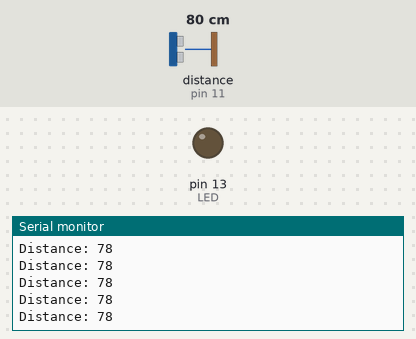
Recording of a sketch running on a simulated Arduino Uno, built with avr-gcc and run on an emulated ATmega328P. Parts: output pins drawn as LEDs (lit = HIGH), the last lines printed to the serial monitor. Wiring (inferred from the names in the program): ultrasonic range finder: trigger pin 12; echo pin 11. The inputs (shaded band) are chosen by the test bench; at power-on: distance to the obstacle (sensor on pin 11) 80 cm. The echo pulse lasts 58.3 µs per cm; pins used as bus, display or sensor lines are not drawn.

Above: at 1.2 s.
1.3 s: distance to the obstacle (sensor on pin 11) set to 2 cm
At 2.0 s:
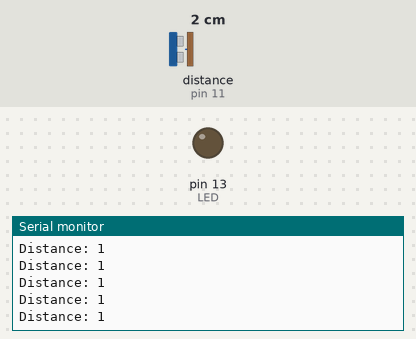
4.3 s: distance to the obstacle (sensor on pin 11) set to 120 cm
At 5.3 s:
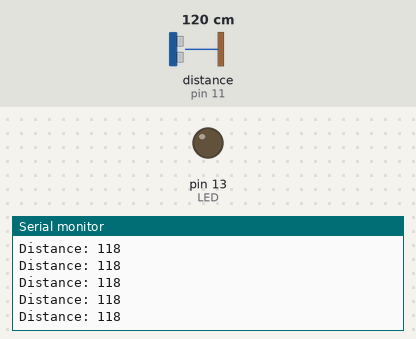
Timing chart, 0 to 7.3 s (numbered marks = the images above; inputs shaded):
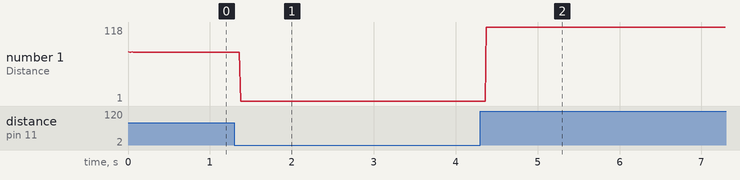

Measured:
- after the input at 1.3 s, the serial monitor: prints a new line after 0.07 s (image 1)
- after the input at 4.3 s, the serial monitor: prints a new line after 0.08 s (image 2)
- plotted number 1: 78 → 1 after the input at 1.3 s, 1 → 118 after the input at 4.3 s

The sketch:

Ultrasonic_Turns_On_LED.ino
```cpp
// This program drives the robot forward until an object is detected
#include <Servo.h>
Servo rightwheel;
Servo leftwheel;

// define variables
const int trigPin = 12;
const int echoPin = 11;
const int LED = 13;

long duration;
int distance;

void setup() {
  pinMode(trigPin, OUTPUT); // Sets trigPin as an Output
  pinMode(echoPin, INPUT); // Sets echoPin as an Input
  Serial.begin(9600); // Starts communication to the serial monitor

  pinMode(LED, OUTPUT);
  }

void loop() {
  // Clears the trigPin
  digitalWrite(trigPin, LOW);
  delayMicroseconds(2);

  // Sets the trigPin on HIGH state for 10 microseconds
  digitalWrite(trigPin, HIGH);
  delayMicroseconds(10);
  digitalWrite(trigPin, LOW);

  // Reads the echoPin, returns the sound wave travel time in microseconds
  duration = pulseIn(echoPin, HIGH);

  distance= duration*0.034/2; // Calculating the distance

  // Prints distance to the Serial Monitor
  Serial.print("Distance: ");
  Serial.println(distance);

//-------------------------
  //Turn LED on
  pinMode(LED, HIGH);
  //logic
  if(distance < 20){
  pinMode(LED, LOW);}
//-------------------------
}
```
